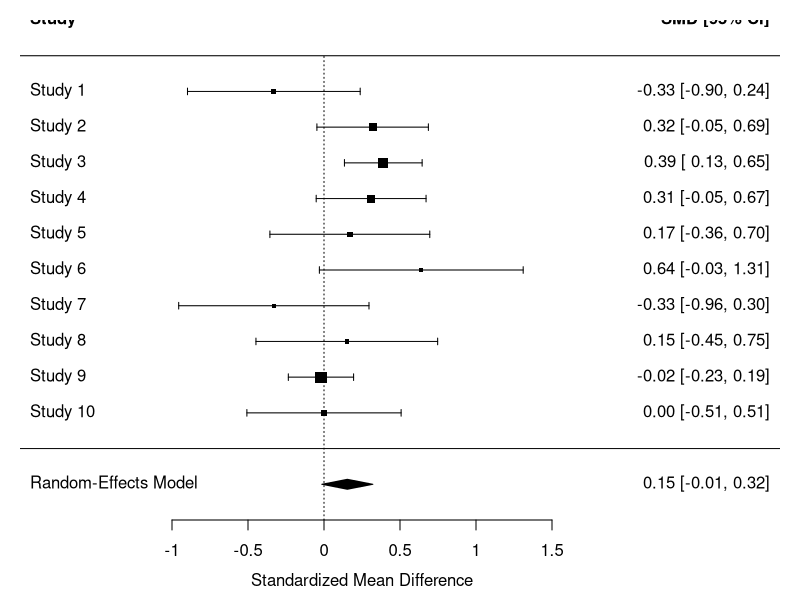
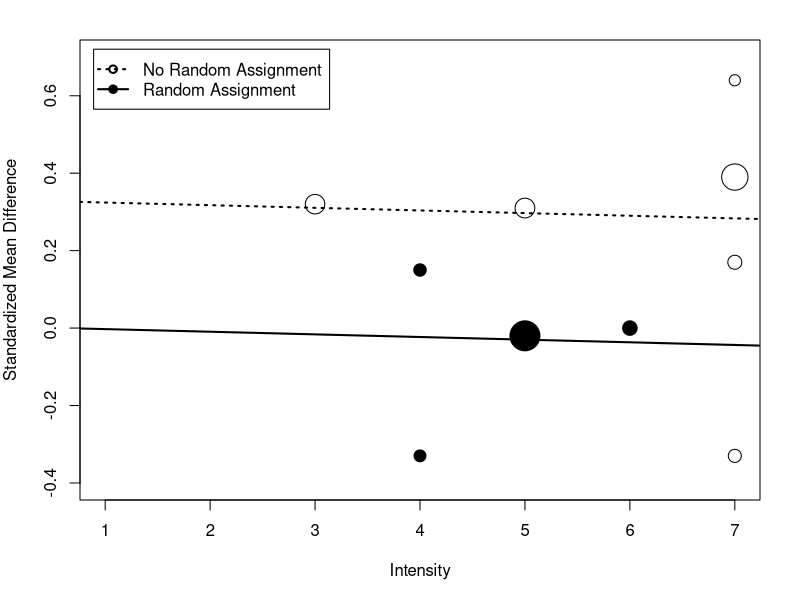

These charts were generated, in order, by the following R code:
## ---- chunk 1
library(metafor)
## ---- chunk 2
.rmspace <- TRUE
pointsize <- 14

options(width=94)

fc <- function(x, digits=4, ...)
   formatC(x, format="f", digits=digits, ...)
## ---- chunk 3
dat <- data.frame(
   id = c(100, 308, 1596, 2479, 9021, 9028, 161, 172, 537, 7049),
   yi = c(-0.33, 0.32, 0.39, 0.31, 0.17, 0.64, -0.33, 0.15, -0.02, 0.00),
   vi = c(0.084, 0.035, 0.017, 0.034, 0.072, 0.117, 0.102, 0.093, 0.012, 0.067),
   random = c(0, 0, 0, 0, 0, 0, 1, 1, 1, 1),
   intensity = c(7, 3, 7, 5, 7, 7, 4, 4, 5, 6))
dat
## ---- chunk 4
res.fe <- rma(yi, vi, data=dat, method="FE")
res.fe
## ---- chunk 5
res.re <- rma(yi, vi, data=dat, method="DL")
res.re
## ---- chunk 6
par(mar=c(4,4,2,2))

forest(res.re, xlim=c(-2,3), header=c("Study", "SMD [95% CI]"), top=2,
       xlab="Standardized Mean Difference")
## ---- chunk 7
res.anova <- rma(yi, vi, mods = ~ random, data=dat, method="FE")
res.anova
## ---- chunk 8
res.r0 <- rma(yi, vi, data=dat, method="FE", subset=random==0)
res.r0
res.r1 <- rma(yi, vi, data=dat, method="FE", subset=random==1)
res.r1
## ---- chunk 9
predict(res.anova, newmods=c(0,1))
## ---- chunk 10
res.wr <- rma(yi, vi, mods = ~ random + intensity, data=dat, method="FE")
res.wr
## ---- chunk 11
res.me <- rma(yi, vi, mods = ~ random + intensity, data=dat, method="DL")
res.me
## ---- chunk 12
size <- weights(res.me)
size <- 4 * sqrt(size / max(size))

par(mar=c(5,4,2,2))

plot(dat$intensity, dat$yi, xlab="Intensity", ylab="Standardized Mean Difference",
     xlim=c(1,7), ylim=c(-.4,.7), pch=ifelse(dat$random == 0, 21, 19), cex=size)
abline(a=coef(res.me)[1], b=coef(res.me)[3], lwd=2, lty="dotted")
abline(a=coef(res.me)[1] + coef(res.me)[2], b=coef(res.me)[3], lwd=2)
legend("topleft", inset=.02, lty=c("dotted", "solid"), lwd=2,
       pch=c(21,19) ,legend=c("No Random Assignment", "Random Assignment"))
## ---- chunk 13
anova(res.re, res.me)
